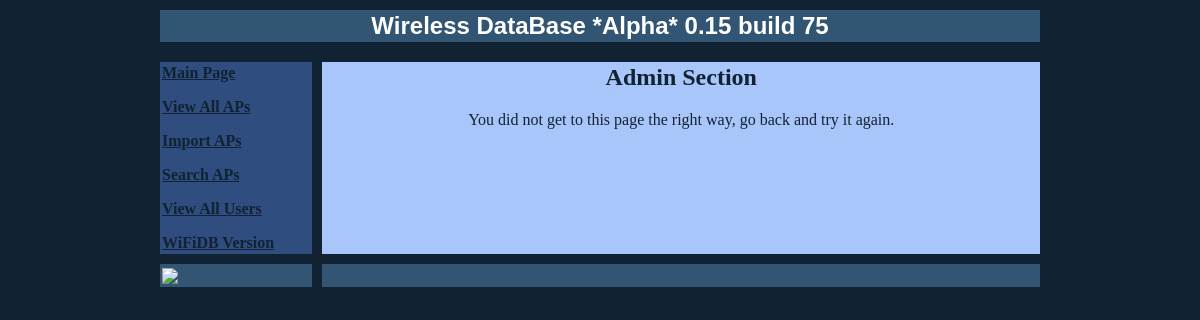
The app's page /wifidb/admin/index.php with its own data.
### tables this page shows
CREATE TABLE `links` (
  `ID` int(255) NOT NULL auto_increment,
  `links` varchar(255) NOT NULL,
  KEY `INDEX` (`ID`)
);

### wifidb/lib/database.inc.php (called while the page is built, shortened)
<?php
$ver=array(
			"wifidb"	=>	"0.15 build 75",
			"database"	=>	array(
							"import_vs1"		=>	"1.3",
							"convert_vs1"		=>	"1.0",
							"apfetch"		=>	"2.1",
							"gps_check_array"	=>	"1.0",
							"allusers"		=>	"1.1",
							"userstats"		=>	"1.1",
							"usersap"		=>	"1.1",
							"all_usersap"		=>	"1.1",
							"export_KML"		=>	"1.0"
							),
			"Misc"		=>	array(
							"smart_quotes"		=> 	"1.0",
							"Manufactures"		=> 	"1.0"
							),
			);
	?>

### wifidb/admin/index.php (the view, shortened to what this page needs)
<?php
include('../lib/database.inc.php');
?>
<link rel="stylesheet" href="../css/site4.0.css">
<body topmargin="10" leftmargin="0" rightmargin="0" bottommargin="10" marginwidth="10" marginheight="10">
<div align="center">
<table border="0" width="75%" cellspacing="10" cellpadding="2">
	<tr>
		<td bgcolor="#315573">
		<p align="center"><b><font size="5" face="Arial" color="#FFFFFF">
		Wireless DataBase *Alpha* <?php echo $ver["wifidb"]; ?></font>
		</b>
		</td>
	</tr>
</table>
</div>
<div align="center">
<table border="0" width="75%" cellspacing="10" cellpadding="2" height="90">
	<tr>
<td width="17%" bgcolor="#304D80" valign="top">
<?php
$sqls = "SELECT * FROM links ORDER BY ID ASC";
$result = mysql_query($sqls, $conn) or die(mysql_error());
while ($newArray = mysql_fetch_array($result))
{
	$testField = $newArray['links'];
    echo "<p>$testField</p>";
}
?>
</td>
		<td width="80%" bgcolor="#A9C6FA" valign="top" align="center">
			<p align="center">
			<h2>Admin Section</h2>
<?php
if($_GET['function']==='list')
{
mysql_select_db($db,$conn);
$sqls = "SELECT * FROM `$wtable` ORDER BY ID ASC";
$result = mysql_query($sqls, $conn) or die(mysql_error());
echo "<table><tr><td>SSID</td><td>MAC Address</td><td>Chan</td><td>Edit</td><td>Remove</td><td>View</td><tr>";
while ($newArray = mysql_fetch_array($result))
{
	$id=$newArray['id'];
	$ssid= $newArray['ssid'];
	$mac=$newArray['mac'];
	$chan=$newArray['chan'];
	echo '<td>'.$ssid.'</td><td>'.$mac.'</td><td>'.$chan.'</td><td><a href="edit.php?id='.$id.'">Edit</a></td><td><a href="remove.php?id='.$id.'">Remove</a></td><td><a href="../scripts/fetch.php?id='.$id.'">View</a></td></tr>';
}
echo "</table>";
}else{echo "You did not get to this page the right way, go back and try it again.";}
?>
</p>
</td>
</tr>
<tr>
<td bgcolor="#315573" height="23"><a href="/pictures/moon.png"><img border="0" src="/pictures/moon_tn.PNG"></a></td>
<td bgcolor="#315573" width="0">&nbsp;</td>
</tr>
</table>
</div>
</html>

### wifidb/css/site4.0.css (style rules this page uses)
body { background:#123; margin:0; text-align:center; line-height: 1.5em; color:#123; font-size:small; font-style:normal; font-variant:normal; font-weight:normal; font-family:Trebuchet MS }
a.links { font-weight: bold; color: #112233; }

### records on screen
links: links "Main Page"
links: links "View All APs"
links: links "Import APs"
links: links "Search APs"
links: links "View All Users"
links: links "WiFiDB Version"

### other values on screen
$ver["wifidb"] "0.15 build 75"
